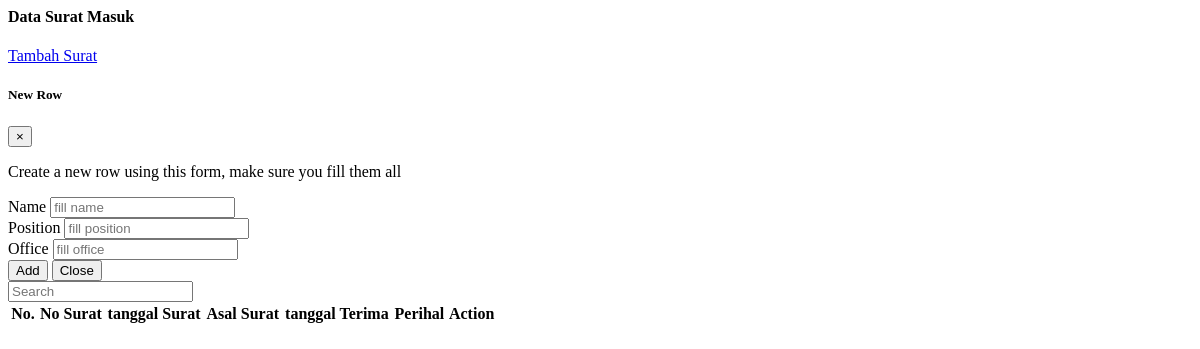
The app's page /dashboard/tampil_surat_masuk.php, older data.
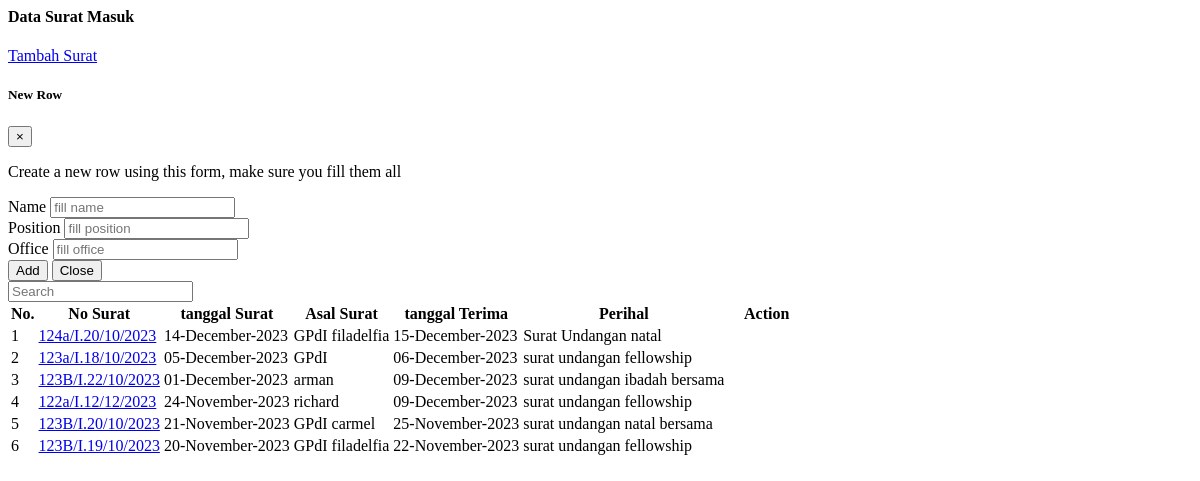
The same page, newer data.
### tables this page shows
CREATE TABLE `suratmasuk` (
  `id_surat_masuk` int(5) NOT NULL,
  `no_surat_masuk` varchar(30) NOT NULL,
  `tgl_surat` date NOT NULL,
  `tgl_terima` date NOT NULL,
  `asal_surat` varchar(35) NOT NULL,
  `perihal` varchar(35) NOT NULL,
  `file_surat_masuk` varchar(50) NOT NULL
);

### dashboard/tampil_surat_masuk.php (the view, shortened to what this page needs)
<?php include '../konek.php'; ?>
<link href="css/sweetalert.css" rel="stylesheet" type="text/css">
<div class="page-inner">
    <div class="row">
        <div class="col-md-12">
            <div class="card">
                <div class="card-header">
                    <div class="d-flex align-items-center">
                        <h4 class="card-title">Data Surat Masuk</h4>
                        <a href="?halaman=tambah_surat_masuk" class="btn btn-primary btn-round ml-auto">
                            Tambah Surat
                        </a>
                    </div>
                </div>
                <div class="card-body">
                    <div class="modal fade" id="addRowModal" tabindex="-1" role="dialog" aria-hidden="true">
                        <div class="modal-dialog" role="document">
                            <div class="modal-content">
                                <div class="modal-header no-bd">
                                    <h5 class="modal-title">
                                        <span class="fw-mediumbold">
                                            New
                                        </span>
                                        <span class="fw-light">
                                            Row
                                        </span>
                                    </h5>
                                    <button type="button" class="close" data-dismiss="modal" aria-label="Close">
                                        <span aria-hidden="true">&times;</span>
                                    </button>
                                </div>
                                <div class="modal-body">
                                    <p class="small">Create a new row using this form, make sure you fill them all</p>
                                    <div class="row">
                                        <div class="col-sm-12">
                                            <div class="form-group form-group-default">
                                                <label>Name</label>
                                                <input id="addName" type="text" class="form-control" placeholder="fill name">
                                            </div>
                                        </div>
                                        <div class="col-md-6 pr-0">
                                            <div class="form-group form-group-default">
                                                <label>Position</label>
                                                <input id="addPosition" type="text" class="form-control" placeholder="fill position">
                                            </div>
                                        </div>
                                        <div class="col-md-6">
                                            <div class="form-group form-group-default">
                                                <label>Office</label>
                                                <input id="addOffice" type="text" class="form-control" placeholder="fill office">
                                            </div>
                                        </div>
                                    </div>
                                </div>
                                <div class="modal-footer no-bd">
                                    <button type="button" id="addRowButton" class="btn btn-primary">Add</button>
                                    <button type="button" class="btn btn-danger" data-dismiss="modal">Close</button>
                                </div>
                            </div>
                        </div>
                    </div>
                    <div class="d-flex align-items-center col-md-3">
                    <input class="form-control" type="text" id="myInput" onkeyup="myFunction2()" placeholder="Search" title="Type in a name">
                    </div>
                    <form action="">
                        <div class="table-responsive">
                            <table id="add" class="display table table-striped table-hover">
                                <thead>
                                    <tr>
                                        <th>No.</th>
                                        <th>No Surat</th>
                                        <th>tanggal Surat</th>
                                        <th>Asal Surat</th>
                                        <th>tanggal Terima</th>
                                        <th>Perihal</th>
                                        <th style="width: 10%">Action</th>
                                    </tr>
                                </thead>
                                <tbody>
                                    <?php
                                    $no = 1;
                                    $tampil = "SELECT * FROM suratmasuk ORDER BY tgl_surat DESC";
                                    $query = mysqli_query($konek, $tampil);
                                    while ($data = mysqli_fetch_array($query, MYSQLI_BOTH)) {
                                        $noSurat = $data['no_surat_masuk'];
                                        $tgl1 = $data['tgl_surat'];
                                        $tgl2 = $data['tgl_terima'];
                                        $asal = $data['asal_surat'];
                                        $perihal = $data['perihal'];
                                        $tgl_surat = date("d-F-Y", strtotime($tgl1));
                                        $tgl_terima = date("d-F-Y", strtotime($tgl2));
                                        $file_surat_masuk = $data['file_surat_masuk'];
                                    ?>
                                        <tr>
                                            <td><?php echo $no++; ?></td>
                                            <td><a href="../dataFile/surat_masuk/<?= $file_surat_masuk ?>" target="_blank" data-original-title="View Surat">
                                            <?php echo $noSurat ; ?> </a></td>
                                            <td><?php echo $tgl_surat; ?></td>
                                            <td><?php echo $asal; ?></td>
                                            <td><?php echo $tgl_terima; ?></td>
                                            <td><?php echo $perihal; ?></td>
                                            <td>
                                            </td>
                                        </tr>
                                    <?php
                                    }
                                    ?>
                                </tbody>
                            </table>
                        </div>
                    </form>
                </div>
            </div>
        </div>
    </div>
</div>

Row changes from the older to the newer data that the page shows:
added suratmasuk: no_surat_masuk "124a/I.20/10/2023", tgl_surat "14-December-2023", asal_surat "GPdI filadelfia", tgl_terima "15-December-2023", perihal "Surat Undangan natal"
added suratmasuk: no_surat_masuk "123a/I.18/10/2023", tgl_surat "05-December-2023", asal_surat "GPdI", tgl_terima "06-December-2023", perihal "surat undangan fellowship"
added suratmasuk: no_surat_masuk "123B/I.22/10/2023", tgl_surat "01-December-2023", asal_surat "arman", tgl_terima "09-December-2023", perihal "surat undangan ibadah bersama"
added suratmasuk: no_surat_masuk "122a/I.12/12/2023", tgl_surat "24-November-2023", asal_surat "richard", tgl_terima "09-December-2023", perihal "surat undangan fellowship"
added suratmasuk: no_surat_masuk "123B/I.20/10/2023", tgl_surat "21-November-2023", asal_surat "GPdI carmel", tgl_terima "25-November-2023", perihal "surat undangan natal bersama"
added suratmasuk: no_surat_masuk "123B/I.19/10/2023", tgl_surat "20-November-2023", asal_surat "GPdI filadelfia", tgl_terima "22-November-2023", perihal "surat undangan fellowship"
